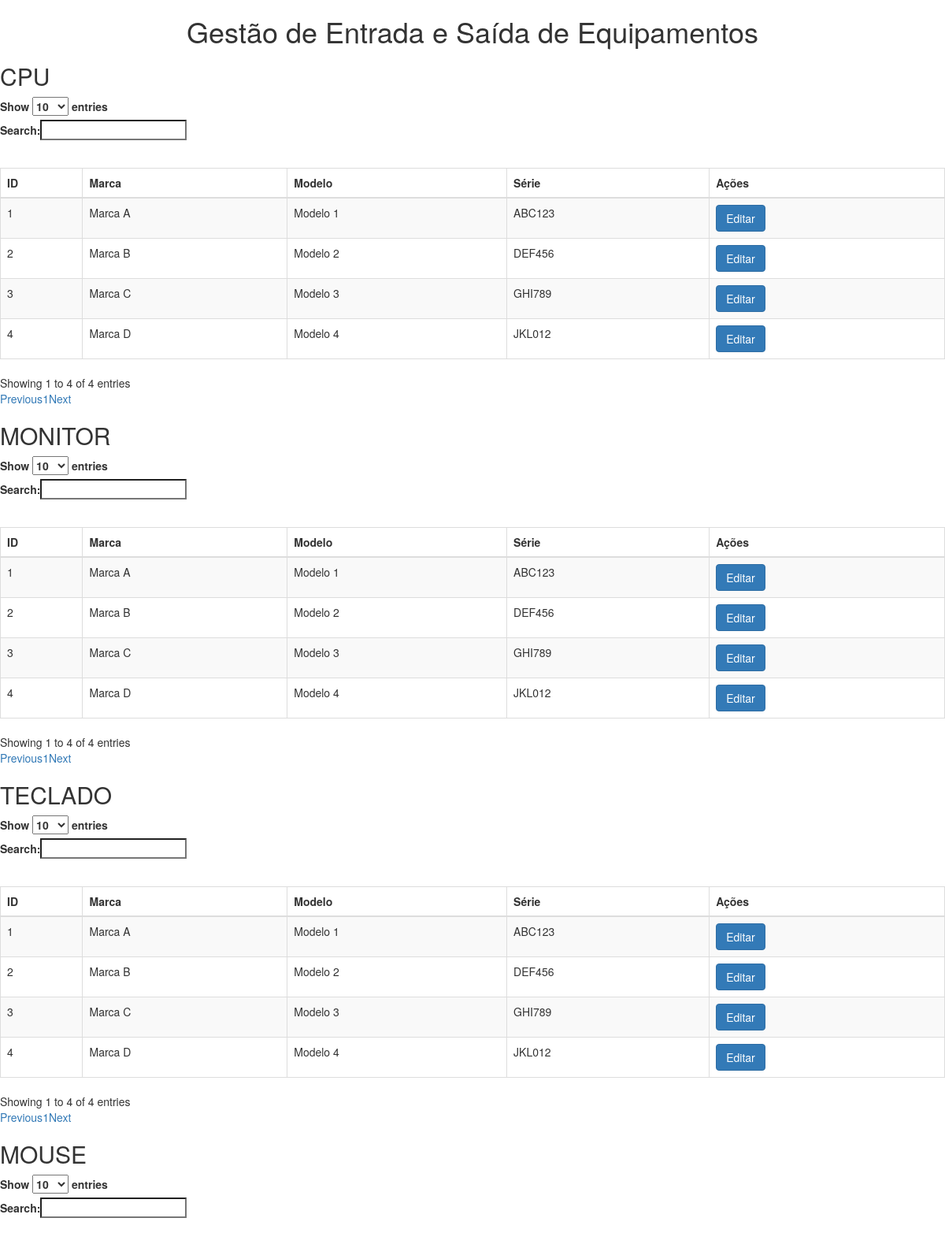
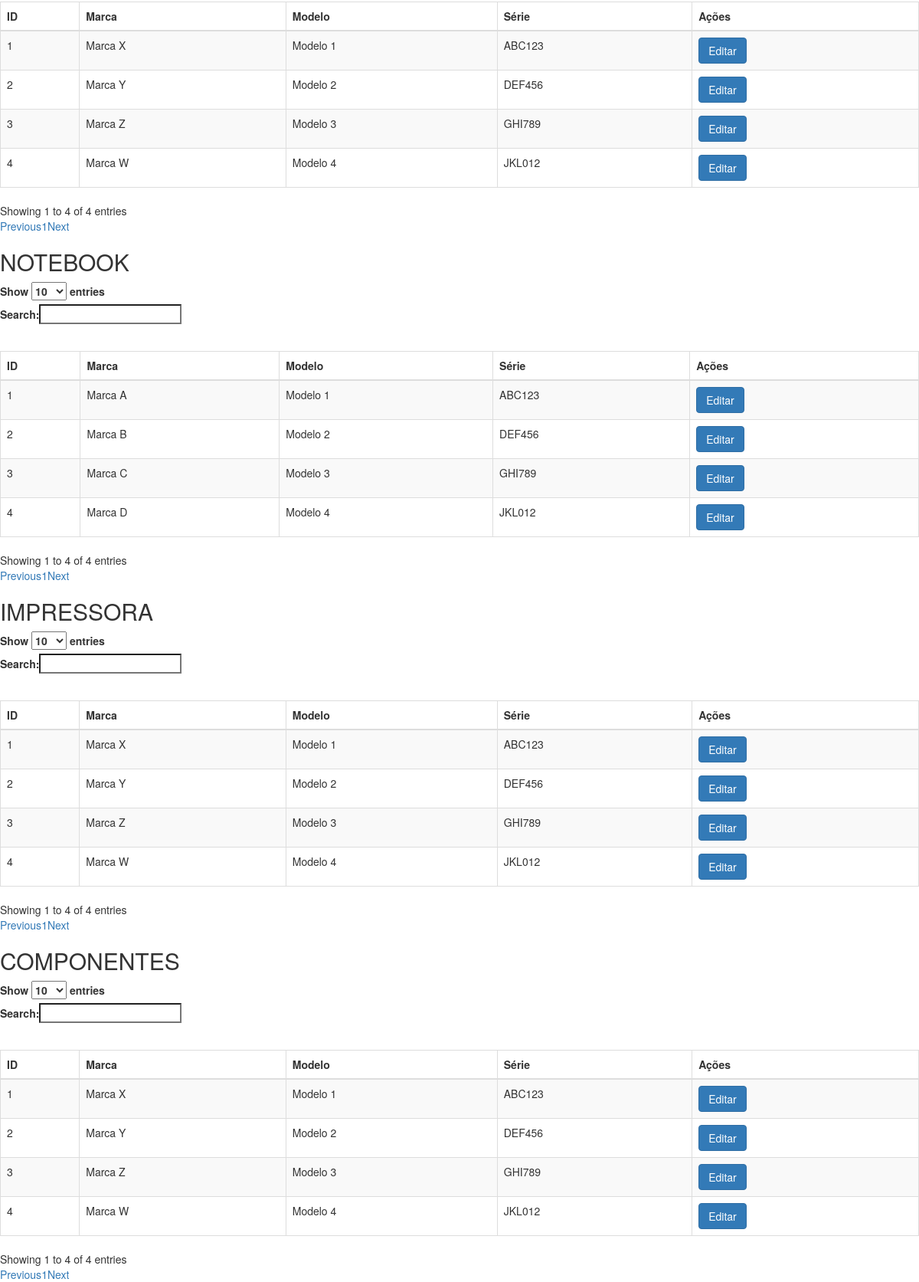
Page /Teste.php on the committed database (2 pictures, top to bottom).
### tables this page shows
CREATE TABLE `cpu` (
  `ID` int(11) NOT NULL,
  `MARCA` varchar(100) NOT NULL,
  `MODELO` varchar(100) NOT NULL,
  `SERIE` varchar(100) NOT NULL,
  `PROCESSADOR` varchar(100) NOT NULL,
  `MEMORIA_RAM` varchar(100) NOT NULL,
  `ARMAZENAMENTO` varchar(100) NOT NULL,
  `QUANTIDADE` int(11) NOT NULL,
  `OBS` varchar(255) NOT NULL
);

CREATE TABLE `monitor` (
  `ID` int(11) NOT NULL,
  `MARCA` varchar(100) NOT NULL,
  `MODELO` varchar(100) NOT NULL,
  `SERIE` varchar(100) NOT NULL,
  `TAMANHO` varchar(100) NOT NULL,
  `RESOLUCAO` varchar(100) NOT NULL,
  `QUANTIDADE` int(11) NOT NULL,
  `OBS` varchar(255) NOT NULL
);

CREATE TABLE `teclado` (
  `ID` int(11) NOT NULL,
  `MARCA` varchar(100) NOT NULL,
  `MODELO` varchar(100) NOT NULL,
  `SERIE` varchar(100) NOT NULL,
  `TIPO` varchar(100) NOT NULL,
  `LAYOUT` varchar(100) NOT NULL,
  `QUANTIDADE` int(11) NOT NULL,
  `OBS` varchar(255) NOT NULL
);

CREATE TABLE `mouse` (
  `ID` int(11) NOT NULL,
  `MARCA` varchar(100) NOT NULL,
  `MODELO` varchar(100) NOT NULL,
  `SERIE` varchar(100) NOT NULL,
  `TIPO` varchar(100) NOT NULL,
  `QUANTIDADE` int(11) NOT NULL,
  `OBS` varchar(255) NOT NULL
);

CREATE TABLE `notebook` (
  `ID` int(11) NOT NULL,
  `MARCA` varchar(100) NOT NULL,
  `MODELO` varchar(100) NOT NULL,
  `SERIE` varchar(100) NOT NULL,
  `PROCESSADOR` varchar(100) NOT NULL,
  `MEMORIA_RAM` varchar(100) NOT NULL,
  `ARMAZENAMENTO` varchar(100) NOT NULL,
  `QUANTIDADE` int(11) NOT NULL,
  `OBS` varchar(255) NOT NULL
);

CREATE TABLE `impressora` (
  `ID` int(11) NOT NULL,
  `MARCA` varchar(100) NOT NULL,
  `MODELO` varchar(100) NOT NULL,
  `SERIE` varchar(100) NOT NULL,
  `TIPO` varchar(100) NOT NULL,
  `QUANTIDADE` int(11) NOT NULL,
  `OBS` varchar(255) NOT NULL
);

CREATE TABLE `componentes` (
  `ID` int(11) NOT NULL,
  `MARCA` varchar(100) NOT NULL,
  `MODELO` varchar(100) NOT NULL,
  `SERIE` varchar(100) NOT NULL,
  `TIPO` varchar(100) NOT NULL,
  `DESCRICAO` varchar(100) NOT NULL,
  `QUANTIDADE` int(11) NOT NULL,
  `OBS` varchar(255) NOT NULL
);

### Teste.php (the view, shortened to what this page needs)
<!DOCTYPE html>
<html>
<head>
<link rel="stylesheet" href="style.css">
    <link rel="stylesheet" href="https://maxcdn.bootstrapcdn.com/bootstrap/3.3.7/css/bootstrap.min.css">
    <link rel="stylesheet" href="https://cdn.datatables.net/1.10.19/css/dataTables.bootstrap.min.css">
</head>
<body>
<h1>Gestão de Entrada e Saída de Equipamentos</h1>
<?php
function exibirTabela($conexao, $tabela)
{
    $sql = "SELECT * FROM $tabela";
    $resultado = mysqli_query($conexao, $sql);
    if (mysqli_num_rows($resultado) > 0) {
        echo '<h2>' . $tabela . '</h2>';
        echo '<table id="' . $tabela . '-table" class="table table-striped table-bordered">';
        echo '<thead><tr><th>ID</th><th>Marca</th><th>Modelo</th><th>Série</th><th>Ações</th></tr></thead>';
        echo '<tbody>';
        while ($row = mysqli_fetch_assoc($resultado)) {
            echo '<tr>';
            echo '<td>' . $row['ID'] . '</td>';
            echo '<td>' . $row['MARCA'] . '</td>';
            echo '<td>' . $row['MODELO'] . '</td>';
            echo '<td>' . $row['SERIE'] . '</td>';
            echo '<td><button class="btn btn-primary btn-editar">Editar</button></td>';
            echo '</tr>';
        }
        echo '</tbody>';
        echo '</table>';
    }
}
$host = "localhost";
$usuario = "root";
$senha = "";
$banco = "INVENTARIO";
$conexao = mysqli_connect($host, $usuario, $senha, $banco);
if (mysqli_connect_errno()) {
    echo '<div class="message error">Erro na conexão com o banco de dados: ' . mysqli_connect_error() . '</div>';
} else {
    $tabelas = array("CPU", "MONITOR", "TECLADO", "MOUSE", "NOTEBOOK", "IMPRESSORA", "COMPONENTES");
    foreach ($tabelas as $tabela) {
        exibirTabela($conexao, $tabela);
    }
}
?>
</body>
</html>

### style.css (style rules this page uses)
body { background-color: #f1f1f1; font-family: Arial, sans-serif; }
h1 { text-align: center; }
table { width: 100%; margin-top: 30px; border-collapse: collapse; }
table th, table td { padding: 8px; border: 1px solid #ccc; }

### rows in the picture
cpu: ID "1", MARCA "Marca A", MODELO "Modelo 1", SERIE "ABC123"
cpu: ID "2", MARCA "Marca B", MODELO "Modelo 2", SERIE "DEF456"
cpu: ID "3", MARCA "Marca C", MODELO "Modelo 3", SERIE "GHI789"
cpu: ID "4", MARCA "Marca D", MODELO "Modelo 4", SERIE "JKL012"
monitor: ID "1", MARCA "Marca A", MODELO "Modelo 1", SERIE "ABC123"
monitor: ID "2", MARCA "Marca B", MODELO "Modelo 2", SERIE "DEF456"
monitor: ID "3", MARCA "Marca C", MODELO "Modelo 3", SERIE "GHI789"
monitor: ID "4", MARCA "Marca D", MODELO "Modelo 4", SERIE "JKL012"
teclado: ID "1", MARCA "Marca A", MODELO "Modelo 1", SERIE "ABC123"
teclado: ID "2", MARCA "Marca B", MODELO "Modelo 2", SERIE "DEF456"
teclado: ID "3", MARCA "Marca C", MODELO "Modelo 3", SERIE "GHI789"
teclado: ID "4", MARCA "Marca D", MODELO "Modelo 4", SERIE "JKL012"
mouse: ID "1", MARCA "Marca X", MODELO "Modelo 1", SERIE "ABC123"
mouse: ID "2", MARCA "Marca Y", MODELO "Modelo 2", SERIE "DEF456"
mouse: ID "3", MARCA "Marca Z", MODELO "Modelo 3", SERIE "GHI789"
mouse: ID "4", MARCA "Marca W", MODELO "Modelo 4", SERIE "JKL012"
notebook: ID "1", MARCA "Marca A", MODELO "Modelo 1", SERIE "ABC123"
notebook: ID "2", MARCA "Marca B", MODELO "Modelo 2", SERIE "DEF456"
notebook: ID "3", MARCA "Marca C", MODELO "Modelo 3", SERIE "GHI789"
notebook: ID "4", MARCA "Marca D", MODELO "Modelo 4", SERIE "JKL012"
impressora: ID "1", MARCA "Marca X", MODELO "Modelo 1", SERIE "ABC123"
impressora: ID "2", MARCA "Marca Y", MODELO "Modelo 2", SERIE "DEF456"
impressora: ID "3", MARCA "Marca Z", MODELO "Modelo 3", SERIE "GHI789"
impressora: ID "4", MARCA "Marca W", MODELO "Modelo 4", SERIE "JKL012"
componentes: ID "1", MARCA "Marca X", MODELO "Modelo 1", SERIE "ABC123"
componentes: ID "2", MARCA "Marca Y", MODELO "Modelo 2", SERIE "DEF456"
componentes: ID "3", MARCA "Marca Z", MODELO "Modelo 3", SERIE "GHI789"
componentes: ID "4", MARCA "Marca W", MODELO "Modelo 4", SERIE "JKL012"

### other values in the picture
$tabela "CPU"
$tabela "MONITOR"
$tabela "TECLADO"
$tabela "MOUSE"
$tabela "NOTEBOOK"
$tabela "IMPRESSORA"
$tabela "COMPONENTES"
